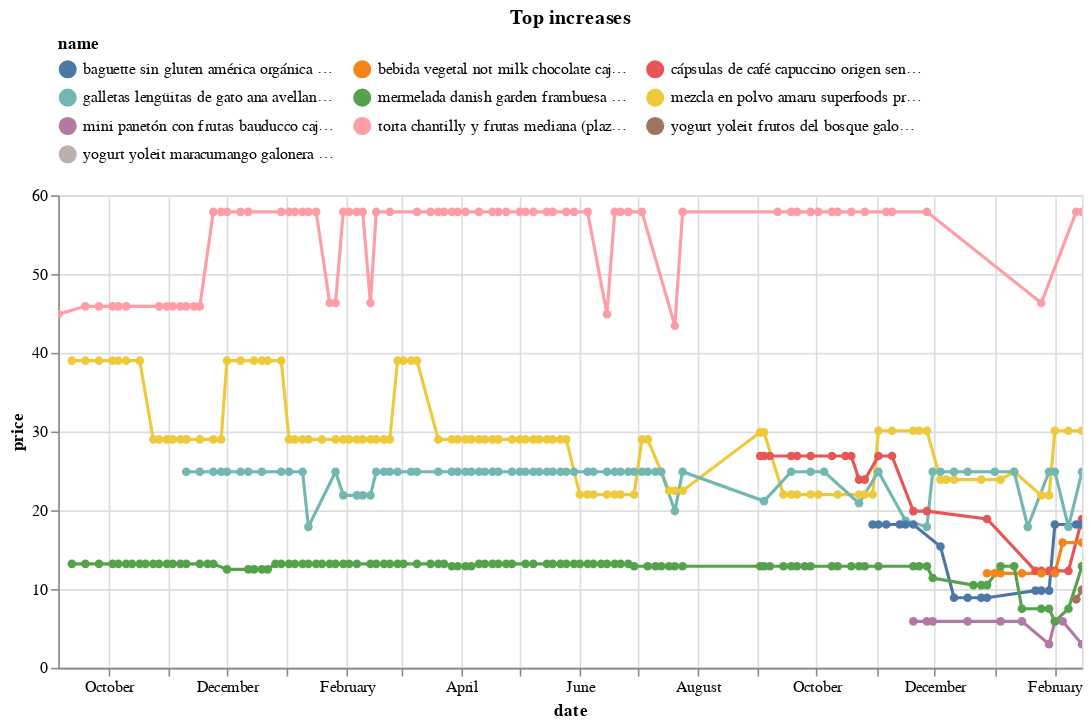

The code cell stored with this chart in its notebook:
### Code cell
(top_changes
 .sort_values('change')
 .tail(10)
 .pipe(plot_changes, 'Top increases')
)

### Figure 1 — Vega-Lite specification as saved in the notebook (floating-point values rounded to 4 significant figures; data arrays with more than 128 entries replaced by an {"elided": "..."} marker saying what was removed)
{"config": {"view": {"continuousWidth": 300, "continuousHeight": 300}, "legend": {"columns": 3, "orient": "top"}}, "data": {"name": "data-5692213e4e5b09dc6fdcecfed2fefb23"}, "mark": {"type": "line", "point": true}, "encoding": {"color": {"field": "name", "scale": {"domain": ["baguette sin gluten américa orgánica bolsa 2un (plaza_vea)", "bebida vegetal not milk chocolate caja 1l (plaza_vea)", "cápsulas de café capuccino origen sensations caja 16un (plaza_vea)", "galletas lengüitas de gato ana avellana pote 320g (plaza_vea)", "mermelada danish garden frambuesa frasco 340g (plaza_vea)", "mezcla en polvo amaru superfoods protein pancake de lúcuma caja 350g (plaza_vea)", "mini panetón con frutas bauducco caja 80g (plaza_vea)", "torta chantilly y frutas mediana (plaza_vea)", "yogurt yoleit frutos del bosque galonera 1.7kg (plaza_vea)", "yogurt yoleit maracumango galonera 1.7kg (plaza_vea)"]}, "type": "nominal"}, "tooltip": [{"field": "name", "type": "nominal"}, {"field": "price", "type": "quantitative"}, {"field": "last_price", "type": "quantitative"}], "x": {"field": "date", "type": "temporal"}, "y": {"field": "price", "type": "quantitative"}}, "params": [{"name": "param_5", "select": {"type": "point", "fields": ["name"]}, "bind": "legend"}, {"name": "param_6", "select": {"type": "interval", "encodings": ["x", "y"]}, "bind": "scales"}], "title": "Top increases", "transform": [{"filter": {"param": "param_5"}}], "width": 650, "$schema": "https://vega.github.io/schema/vega-lite/v5.16.3.json", "datasets": {"data-5692213e4e5b09dc6fdcecfed2fefb23": {"elided": "413 records"}}}
